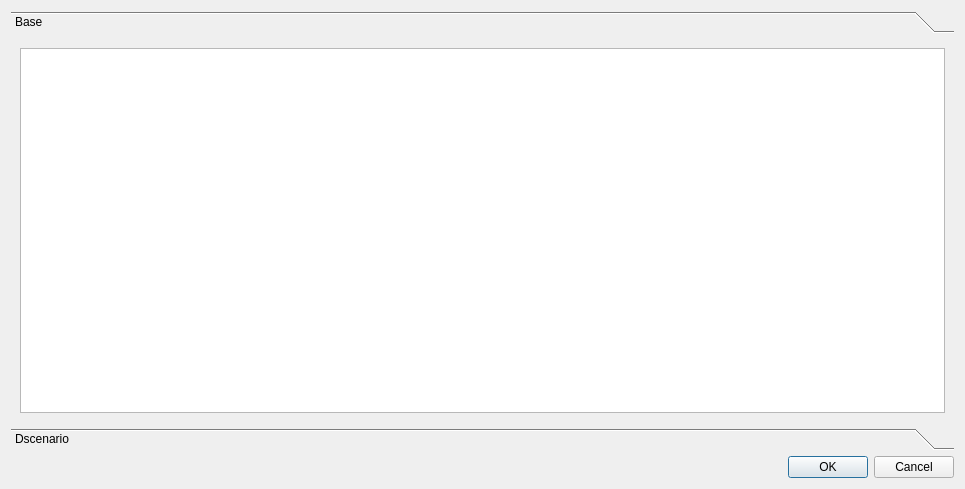
<?xml version="1.0" encoding="UTF-8"?>
<ui version="4.0">
 <class>Dialog</class>
 <widget class="QDialog" name="Dialog">
  <property name="geometry">
   <rect>
    <x>0</x>
    <y>0</y>
    <width>965</width>
    <height>489</height>
   </rect>
  </property>
  <property name="windowTitle">
   <string>Pump Additional</string>
  </property>
  <layout class="QGridLayout" name="gridLayout_5">
   <item row="0" column="0">
    <widget class="QToolBox" name="toolBox">
     <property name="currentIndex">
      <number>0</number>
     </property>
     <widget class="QWidget" name="page">
      <property name="geometry">
       <rect>
        <x>0</x>
        <y>0</y>
        <width>947</width>
        <height>388</height>
       </rect>
      </property>
      <attribute name="label">
       <string>Base</string>
      </attribute>
      <layout class="QGridLayout" name="gridLayout_4">
       <item row="0" column="0">
        <layout class="QGridLayout" name="lyt_base">
         <item row="0" column="0">
          <widget class="QTableView" name="tbl_pumpadditional"/>
         </item>
        </layout>
       </item>
      </layout>
     </widget>
     <widget class="QWidget" name="page_2">
      <property name="geometry">
       <rect>
        <x>0</x>
        <y>0</y>
        <width>98</width>
        <height>91</height>
       </rect>
      </property>
      <attribute name="label">
       <string>Dscenario</string>
      </attribute>
      <layout class="QGridLayout" name="gridLayout_3">
       <item row="0" column="0">
        <layout class="QGridLayout" name="lyt_dscenario">
         <item row="0" column="0">
          <widget class="QTableView" name="tbl_dscenario_pumpadditional"/>
         </item>
        </layout>
       </item>
      </layout>
     </widget>
    </widget>
   </item>
   <item row="1" column="0">
    <widget class="QDialogButtonBox" name="buttonBox">
     <property name="orientation">
      <enum>Qt::Horizontal</enum>
     </property>
     <property name="standardButtons">
      <set>QDialogButtonBox::Cancel|QDialogButtonBox::Ok</set>
     </property>
    </widget>
   </item>
  </layout>
 </widget>
 <resources/>
 <connections>
  <connection>
   <sender>buttonBox</sender>
   <signal>accepted()</signal>
   <receiver>Dialog</receiver>
   <slot>accept()</slot>
   <hints>
    <hint type="sourcelabel">
     <x>248</x>
     <y>254</y>
    </hint>
    <hint type="destinationlabel">
     <x>157</x>
     <y>274</y>
    </hint>
   </hints>
  </connection>
  <connection>
   <sender>buttonBox</sender>
   <signal>rejected()</signal>
   <receiver>Dialog</receiver>
   <slot>reject()</slot>
   <hints>
    <hint type="sourcelabel">
     <x>316</x>
     <y>260</y>
    </hint>
    <hint type="destinationlabel">
     <x>286</x>
     <y>274</y>
    </hint>
   </hints>
  </connection>
 </connections>
</ui>
